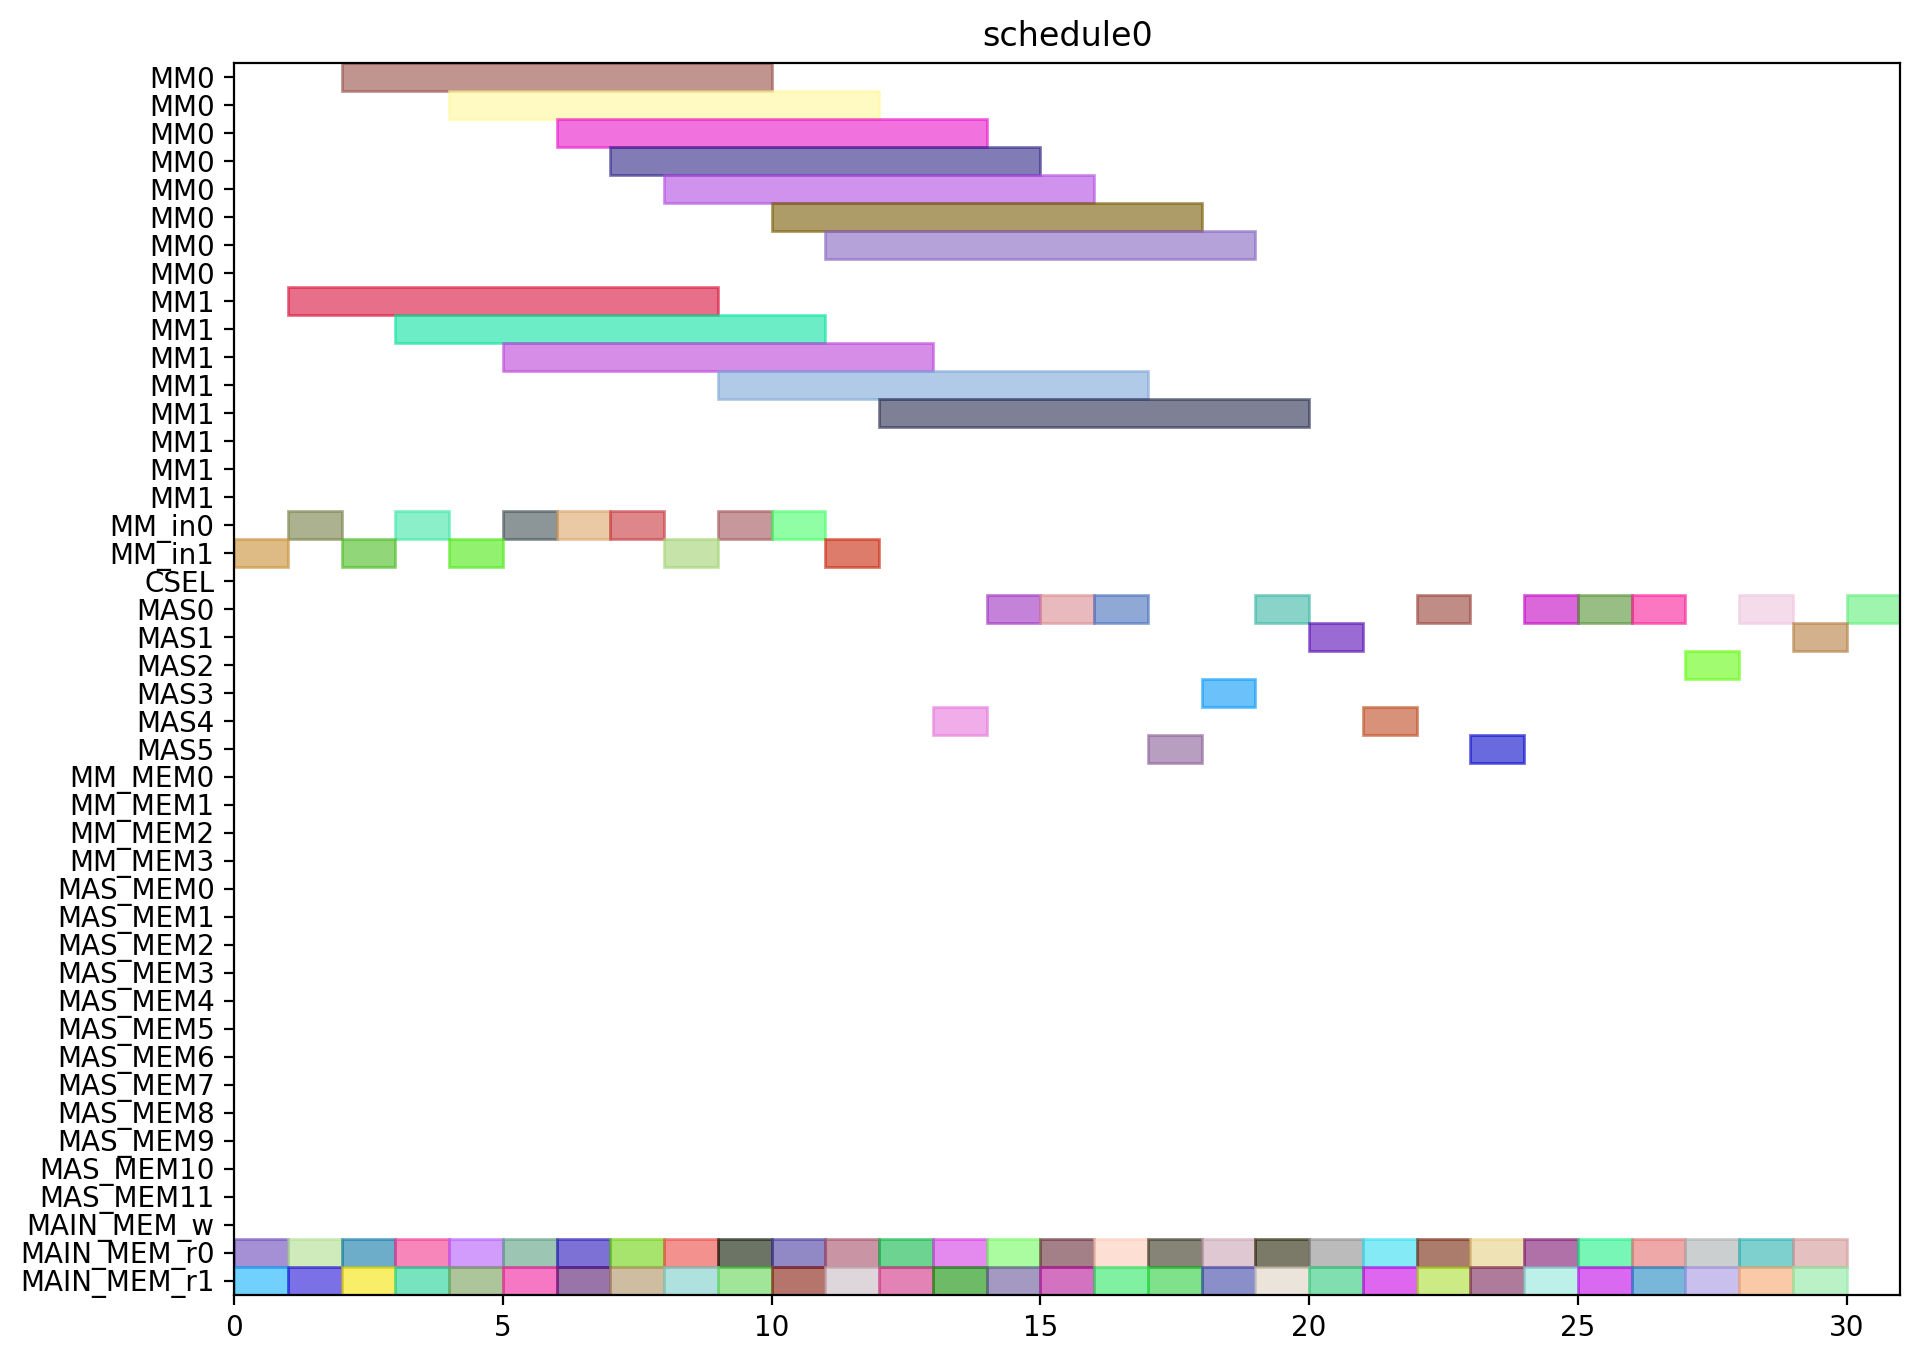

Source code (Python):
from pyschedule import Scenario, solvers, plotters, alt


def solve():
	horizon = 120
	S = Scenario("schedule0", horizon=horizon)

	# resource
	MM = S.Resources('MM', num=2, size=8)
	MM_in = S.Resources('MM_in', num=2)
	CSEL = S.Resource('CSEL')
	MAS = S.Resources('MAS', num=6, size=1, periods=range(1, horizon))
	MM_MEM = S.Resources('MM_MEM', num=4)
	MAS_MEM = S.Resources('MAS_MEM', num=12)
	MAIN_MEM_w = S.Resource('MAIN_MEM_w', size=1)
	MAIN_MEM_r = S.Resources('MAIN_MEM_r', num=2)

	# result of previous scheduling

	# new tasks
	c_t0_t0_t0 = S.Task('c_t0_t0_t0', length=8, delay_cost=1)
	c_t0_t0_t0 += alt(MM)
	c_t0_t0_t0_in = S.Task('c_t0_t0_t0_in', length=1, delay_cost=1)
	c_t0_t0_t0_in += alt(MM_in)
	S += c_t0_t0_t0_in*MM_in[0]<=c_t0_t0_t0*MM[0]
	S += c_t0_t0_t0_in*MM_in[1]<=c_t0_t0_t0*MM[1]
	c_t0_t0_t0_mem0 = S.Task('c_t0_t0_t0_mem0', length=1, delay_cost=1)
	c_t0_t0_t0_mem0 += MAIN_MEM_r[0]
	S += c_t0_t0_t0_mem0 <= c_t0_t0_t0

	c_t0_t0_t0_mem1 = S.Task('c_t0_t0_t0_mem1', length=1, delay_cost=1)
	c_t0_t0_t0_mem1 += MAIN_MEM_r[1]
	S += c_t0_t0_t0_mem1 <= c_t0_t0_t0

	c_t0_t0_t1 = S.Task('c_t0_t0_t1', length=8, delay_cost=1)
	c_t0_t0_t1 += alt(MM)
	c_t0_t0_t1_in = S.Task('c_t0_t0_t1_in', length=1, delay_cost=1)
	c_t0_t0_t1_in += alt(MM_in)
	S += c_t0_t0_t1_in*MM_in[0]<=c_t0_t0_t1*MM[0]
	S += c_t0_t0_t1_in*MM_in[1]<=c_t0_t0_t1*MM[1]
	c_t0_t0_t1_mem0 = S.Task('c_t0_t0_t1_mem0', length=1, delay_cost=1)
	c_t0_t0_t1_mem0 += MAIN_MEM_r[0]
	S += c_t0_t0_t1_mem0 <= c_t0_t0_t1

	c_t0_t0_t1_mem1 = S.Task('c_t0_t0_t1_mem1', length=1, delay_cost=1)
	c_t0_t0_t1_mem1 += MAIN_MEM_r[1]
	S += c_t0_t0_t1_mem1 <= c_t0_t0_t1

	c_t0_t0_t2 = S.Task('c_t0_t0_t2', length=1, delay_cost=1)
	c_t0_t0_t2 += alt(MAS)
	c_t0_t0_t2_mem0 = S.Task('c_t0_t0_t2_mem0', length=1, delay_cost=1)
	c_t0_t0_t2_mem0 += MAIN_MEM_r[0]
	S += c_t0_t0_t2_mem0 <= c_t0_t0_t2

	c_t0_t0_t2_mem1 = S.Task('c_t0_t0_t2_mem1', length=1, delay_cost=1)
	c_t0_t0_t2_mem1 += MAIN_MEM_r[1]
	S += c_t0_t0_t2_mem1 <= c_t0_t0_t2

	c_t0_t0_t3 = S.Task('c_t0_t0_t3', length=1, delay_cost=1)
	c_t0_t0_t3 += alt(MAS)
	c_t0_t0_t3_mem0 = S.Task('c_t0_t0_t3_mem0', length=1, delay_cost=1)
	c_t0_t0_t3_mem0 += MAIN_MEM_r[0]
	S += c_t0_t0_t3_mem0 <= c_t0_t0_t3

	c_t0_t0_t3_mem1 = S.Task('c_t0_t0_t3_mem1', length=1, delay_cost=1)
	c_t0_t0_t3_mem1 += MAIN_MEM_r[1]
	S += c_t0_t0_t3_mem1 <= c_t0_t0_t3

	c_t0_t1_t0 = S.Task('c_t0_t1_t0', length=8, delay_cost=1)
	c_t0_t1_t0 += alt(MM)
	c_t0_t1_t0_in = S.Task('c_t0_t1_t0_in', length=1, delay_cost=1)
	c_t0_t1_t0_in += alt(MM_in)
	S += c_t0_t1_t0_in*MM_in[0]<=c_t0_t1_t0*MM[0]
	S += c_t0_t1_t0_in*MM_in[1]<=c_t0_t1_t0*MM[1]
	c_t0_t1_t0_mem0 = S.Task('c_t0_t1_t0_mem0', length=1, delay_cost=1)
	c_t0_t1_t0_mem0 += MAIN_MEM_r[0]
	S += c_t0_t1_t0_mem0 <= c_t0_t1_t0

	c_t0_t1_t0_mem1 = S.Task('c_t0_t1_t0_mem1', length=1, delay_cost=1)
	c_t0_t1_t0_mem1 += MAIN_MEM_r[1]
	S += c_t0_t1_t0_mem1 <= c_t0_t1_t0

	c_t0_t1_t1 = S.Task('c_t0_t1_t1', length=8, delay_cost=1)
	c_t0_t1_t1 += alt(MM)
	c_t0_t1_t1_in = S.Task('c_t0_t1_t1_in', length=1, delay_cost=1)
	c_t0_t1_t1_in += alt(MM_in)
	S += c_t0_t1_t1_in*MM_in[0]<=c_t0_t1_t1*MM[0]
	S += c_t0_t1_t1_in*MM_in[1]<=c_t0_t1_t1*MM[1]
	c_t0_t1_t1_mem0 = S.Task('c_t0_t1_t1_mem0', length=1, delay_cost=1)
	c_t0_t1_t1_mem0 += MAIN_MEM_r[0]
	S += c_t0_t1_t1_mem0 <= c_t0_t1_t1

	c_t0_t1_t1_mem1 = S.Task('c_t0_t1_t1_mem1', length=1, delay_cost=1)
	c_t0_t1_t1_mem1 += MAIN_MEM_r[1]
	S += c_t0_t1_t1_mem1 <= c_t0_t1_t1

	c_t0_t1_t2 = S.Task('c_t0_t1_t2', length=1, delay_cost=1)
	c_t0_t1_t2 += alt(MAS)
	c_t0_t1_t2_mem0 = S.Task('c_t0_t1_t2_mem0', length=1, delay_cost=1)
	c_t0_t1_t2_mem0 += MAIN_MEM_r[0]
	S += c_t0_t1_t2_mem0 <= c_t0_t1_t2

	c_t0_t1_t2_mem1 = S.Task('c_t0_t1_t2_mem1', length=1, delay_cost=1)
	c_t0_t1_t2_mem1 += MAIN_MEM_r[1]
	S += c_t0_t1_t2_mem1 <= c_t0_t1_t2

	c_t0_t1_t3 = S.Task('c_t0_t1_t3', length=1, delay_cost=1)
	c_t0_t1_t3 += alt(MAS)
	c_t0_t1_t3_mem0 = S.Task('c_t0_t1_t3_mem0', length=1, delay_cost=1)
	c_t0_t1_t3_mem0 += MAIN_MEM_r[0]
	S += c_t0_t1_t3_mem0 <= c_t0_t1_t3

	c_t0_t1_t3_mem1 = S.Task('c_t0_t1_t3_mem1', length=1, delay_cost=1)
	c_t0_t1_t3_mem1 += MAIN_MEM_r[1]
	S += c_t0_t1_t3_mem1 <= c_t0_t1_t3

	c_t0_t20 = S.Task('c_t0_t20', length=1, delay_cost=1)
	c_t0_t20 += alt(MAS)
	c_t0_t20_mem0 = S.Task('c_t0_t20_mem0', length=1, delay_cost=1)
	c_t0_t20_mem0 += MAIN_MEM_r[0]
	S += c_t0_t20_mem0 <= c_t0_t20

	c_t0_t20_mem1 = S.Task('c_t0_t20_mem1', length=1, delay_cost=1)
	c_t0_t20_mem1 += MAIN_MEM_r[1]
	S += c_t0_t20_mem1 <= c_t0_t20

	c_t0_t21 = S.Task('c_t0_t21', length=1, delay_cost=1)
	c_t0_t21 += alt(MAS)
	c_t0_t21_mem0 = S.Task('c_t0_t21_mem0', length=1, delay_cost=1)
	c_t0_t21_mem0 += MAIN_MEM_r[0]
	S += c_t0_t21_mem0 <= c_t0_t21

	c_t0_t21_mem1 = S.Task('c_t0_t21_mem1', length=1, delay_cost=1)
	c_t0_t21_mem1 += MAIN_MEM_r[1]
	S += c_t0_t21_mem1 <= c_t0_t21

	c_t0_t30 = S.Task('c_t0_t30', length=1, delay_cost=1)
	c_t0_t30 += alt(MAS)
	c_t0_t30_mem0 = S.Task('c_t0_t30_mem0', length=1, delay_cost=1)
	c_t0_t30_mem0 += MAIN_MEM_r[0]
	S += c_t0_t30_mem0 <= c_t0_t30

	c_t0_t30_mem1 = S.Task('c_t0_t30_mem1', length=1, delay_cost=1)
	c_t0_t30_mem1 += MAIN_MEM_r[1]
	S += c_t0_t30_mem1 <= c_t0_t30

	c_t0_t31 = S.Task('c_t0_t31', length=1, delay_cost=1)
	c_t0_t31 += alt(MAS)
	c_t0_t31_mem0 = S.Task('c_t0_t31_mem0', length=1, delay_cost=1)
	c_t0_t31_mem0 += MAIN_MEM_r[0]
	S += c_t0_t31_mem0 <= c_t0_t31

	c_t0_t31_mem1 = S.Task('c_t0_t31_mem1', length=1, delay_cost=1)
	c_t0_t31_mem1 += MAIN_MEM_r[1]
	S += c_t0_t31_mem1 <= c_t0_t31

	c_t1_t0_t0 = S.Task('c_t1_t0_t0', length=8, delay_cost=1)
	c_t1_t0_t0 += alt(MM)
	c_t1_t0_t0_in = S.Task('c_t1_t0_t0_in', length=1, delay_cost=1)
	c_t1_t0_t0_in += alt(MM_in)
	S += c_t1_t0_t0_in*MM_in[0]<=c_t1_t0_t0*MM[0]
	S += c_t1_t0_t0_in*MM_in[1]<=c_t1_t0_t0*MM[1]
	c_t1_t0_t0_mem0 = S.Task('c_t1_t0_t0_mem0', length=1, delay_cost=1)
	c_t1_t0_t0_mem0 += MAIN_MEM_r[0]
	S += c_t1_t0_t0_mem0 <= c_t1_t0_t0

	c_t1_t0_t0_mem1 = S.Task('c_t1_t0_t0_mem1', length=1, delay_cost=1)
	c_t1_t0_t0_mem1 += MAIN_MEM_r[1]
	S += c_t1_t0_t0_mem1 <= c_t1_t0_t0

	c_t1_t0_t1 = S.Task('c_t1_t0_t1', length=8, delay_cost=1)
	c_t1_t0_t1 += alt(MM)
	c_t1_t0_t1_in = S.Task('c_t1_t0_t1_in', length=1, delay_cost=1)
	c_t1_t0_t1_in += alt(MM_in)
	S += c_t1_t0_t1_in*MM_in[0]<=c_t1_t0_t1*MM[0]
	S += c_t1_t0_t1_in*MM_in[1]<=c_t1_t0_t1*MM[1]
	c_t1_t0_t1_mem0 = S.Task('c_t1_t0_t1_mem0', length=1, delay_cost=1)
	c_t1_t0_t1_mem0 += MAIN_MEM_r[0]
	S += c_t1_t0_t1_mem0 <= c_t1_t0_t1

	c_t1_t0_t1_mem1 = S.Task('c_t1_t0_t1_mem1', length=1, delay_cost=1)
	c_t1_t0_t1_mem1 += MAIN_MEM_r[1]
	S += c_t1_t0_t1_mem1 <= c_t1_t0_t1

	c_t1_t0_t2 = S.Task('c_t1_t0_t2', length=1, delay_cost=1)
	c_t1_t0_t2 += alt(MAS)
	c_t1_t0_t2_mem0 = S.Task('c_t1_t0_t2_mem0', length=1, delay_cost=1)
	c_t1_t0_t2_mem0 += MAIN_MEM_r[0]
	S += c_t1_t0_t2_mem0 <= c_t1_t0_t2

	c_t1_t0_t2_mem1 = S.Task('c_t1_t0_t2_mem1', length=1, delay_cost=1)
	c_t1_t0_t2_mem1 += MAIN_MEM_r[1]
	S += c_t1_t0_t2_mem1 <= c_t1_t0_t2

	c_t1_t0_t3 = S.Task('c_t1_t0_t3', length=1, delay_cost=1)
	c_t1_t0_t3 += alt(MAS)
	c_t1_t0_t3_mem0 = S.Task('c_t1_t0_t3_mem0', length=1, delay_cost=1)
	c_t1_t0_t3_mem0 += MAIN_MEM_r[0]
	S += c_t1_t0_t3_mem0 <= c_t1_t0_t3

	c_t1_t0_t3_mem1 = S.Task('c_t1_t0_t3_mem1', length=1, delay_cost=1)
	c_t1_t0_t3_mem1 += MAIN_MEM_r[1]
	S += c_t1_t0_t3_mem1 <= c_t1_t0_t3

	c_t1_t1_t0 = S.Task('c_t1_t1_t0', length=8, delay_cost=1)
	c_t1_t1_t0 += alt(MM)
	c_t1_t1_t0_in = S.Task('c_t1_t1_t0_in', length=1, delay_cost=1)
	c_t1_t1_t0_in += alt(MM_in)
	S += c_t1_t1_t0_in*MM_in[0]<=c_t1_t1_t0*MM[0]
	S += c_t1_t1_t0_in*MM_in[1]<=c_t1_t1_t0*MM[1]
	c_t1_t1_t0_mem0 = S.Task('c_t1_t1_t0_mem0', length=1, delay_cost=1)
	c_t1_t1_t0_mem0 += MAIN_MEM_r[0]
	S += c_t1_t1_t0_mem0 <= c_t1_t1_t0

	c_t1_t1_t0_mem1 = S.Task('c_t1_t1_t0_mem1', length=1, delay_cost=1)
	c_t1_t1_t0_mem1 += MAIN_MEM_r[1]
	S += c_t1_t1_t0_mem1 <= c_t1_t1_t0

	c_t1_t1_t1 = S.Task('c_t1_t1_t1', length=8, delay_cost=1)
	c_t1_t1_t1 += alt(MM)
	c_t1_t1_t1_in = S.Task('c_t1_t1_t1_in', length=1, delay_cost=1)
	c_t1_t1_t1_in += alt(MM_in)
	S += c_t1_t1_t1_in*MM_in[0]<=c_t1_t1_t1*MM[0]
	S += c_t1_t1_t1_in*MM_in[1]<=c_t1_t1_t1*MM[1]
	c_t1_t1_t1_mem0 = S.Task('c_t1_t1_t1_mem0', length=1, delay_cost=1)
	c_t1_t1_t1_mem0 += MAIN_MEM_r[0]
	S += c_t1_t1_t1_mem0 <= c_t1_t1_t1

	c_t1_t1_t1_mem1 = S.Task('c_t1_t1_t1_mem1', length=1, delay_cost=1)
	c_t1_t1_t1_mem1 += MAIN_MEM_r[1]
	S += c_t1_t1_t1_mem1 <= c_t1_t1_t1

	c_t1_t1_t2 = S.Task('c_t1_t1_t2', length=1, delay_cost=1)
	c_t1_t1_t2 += alt(MAS)
	c_t1_t1_t2_mem0 = S.Task('c_t1_t1_t2_mem0', length=1, delay_cost=1)
	c_t1_t1_t2_mem0 += MAIN_MEM_r[0]
	S += c_t1_t1_t2_mem0 <= c_t1_t1_t2

	c_t1_t1_t2_mem1 = S.Task('c_t1_t1_t2_mem1', length=1, delay_cost=1)
	c_t1_t1_t2_mem1 += MAIN_MEM_r[1]
	S += c_t1_t1_t2_mem1 <= c_t1_t1_t2

	c_t1_t1_t3 = S.Task('c_t1_t1_t3', length=1, delay_cost=1)
	c_t1_t1_t3 += alt(MAS)
	c_t1_t1_t3_mem0 = S.Task('c_t1_t1_t3_mem0', length=1, delay_cost=1)
	c_t1_t1_t3_mem0 += MAIN_MEM_r[0]
	S += c_t1_t1_t3_mem0 <= c_t1_t1_t3

	c_t1_t1_t3_mem1 = S.Task('c_t1_t1_t3_mem1', length=1, delay_cost=1)
	c_t1_t1_t3_mem1 += MAIN_MEM_r[1]
	S += c_t1_t1_t3_mem1 <= c_t1_t1_t3

	c_t1_t20 = S.Task('c_t1_t20', length=1, delay_cost=1)
	c_t1_t20 += alt(MAS)
	c_t1_t20_mem0 = S.Task('c_t1_t20_mem0', length=1, delay_cost=1)
	c_t1_t20_mem0 += MAIN_MEM_r[0]
	S += c_t1_t20_mem0 <= c_t1_t20

	c_t1_t20_mem1 = S.Task('c_t1_t20_mem1', length=1, delay_cost=1)
	c_t1_t20_mem1 += MAIN_MEM_r[1]
	S += c_t1_t20_mem1 <= c_t1_t20

	c_t1_t21 = S.Task('c_t1_t21', length=1, delay_cost=1)
	c_t1_t21 += alt(MAS)
	c_t1_t21_mem0 = S.Task('c_t1_t21_mem0', length=1, delay_cost=1)
	c_t1_t21_mem0 += MAIN_MEM_r[0]
	S += c_t1_t21_mem0 <= c_t1_t21

	c_t1_t21_mem1 = S.Task('c_t1_t21_mem1', length=1, delay_cost=1)
	c_t1_t21_mem1 += MAIN_MEM_r[1]
	S += c_t1_t21_mem1 <= c_t1_t21

	c_t1_t30 = S.Task('c_t1_t30', length=1, delay_cost=1)
	c_t1_t30 += alt(MAS)
	c_t1_t30_mem0 = S.Task('c_t1_t30_mem0', length=1, delay_cost=1)
	c_t1_t30_mem0 += MAIN_MEM_r[0]
	S += c_t1_t30_mem0 <= c_t1_t30

	c_t1_t30_mem1 = S.Task('c_t1_t30_mem1', length=1, delay_cost=1)
	c_t1_t30_mem1 += MAIN_MEM_r[1]
	S += c_t1_t30_mem1 <= c_t1_t30

	c_t1_t31 = S.Task('c_t1_t31', length=1, delay_cost=1)
	c_t1_t31 += alt(MAS)
	c_t1_t31_mem0 = S.Task('c_t1_t31_mem0', length=1, delay_cost=1)
	c_t1_t31_mem0 += MAIN_MEM_r[0]
	S += c_t1_t31_mem0 <= c_t1_t31

	c_t1_t31_mem1 = S.Task('c_t1_t31_mem1', length=1, delay_cost=1)
	c_t1_t31_mem1 += MAIN_MEM_r[1]
	S += c_t1_t31_mem1 <= c_t1_t31

	c_t2_t0_t0 = S.Task('c_t2_t0_t0', length=8, delay_cost=1)
	c_t2_t0_t0 += alt(MM)
	c_t2_t0_t0_in = S.Task('c_t2_t0_t0_in', length=1, delay_cost=1)
	c_t2_t0_t0_in += alt(MM_in)
	S += c_t2_t0_t0_in*MM_in[0]<=c_t2_t0_t0*MM[0]
	S += c_t2_t0_t0_in*MM_in[1]<=c_t2_t0_t0*MM[1]
	c_t2_t0_t0_mem0 = S.Task('c_t2_t0_t0_mem0', length=1, delay_cost=1)
	c_t2_t0_t0_mem0 += MAIN_MEM_r[0]
	S += c_t2_t0_t0_mem0 <= c_t2_t0_t0

	c_t2_t0_t0_mem1 = S.Task('c_t2_t0_t0_mem1', length=1, delay_cost=1)
	c_t2_t0_t0_mem1 += MAIN_MEM_r[1]
	S += c_t2_t0_t0_mem1 <= c_t2_t0_t0

	c_t2_t0_t1 = S.Task('c_t2_t0_t1', length=8, delay_cost=1)
	c_t2_t0_t1 += alt(MM)
	c_t2_t0_t1_in = S.Task('c_t2_t0_t1_in', length=1, delay_cost=1)
	c_t2_t0_t1_in += alt(MM_in)
	S += c_t2_t0_t1_in*MM_in[0]<=c_t2_t0_t1*MM[0]
	S += c_t2_t0_t1_in*MM_in[1]<=c_t2_t0_t1*MM[1]
	c_t2_t0_t1_mem0 = S.Task('c_t2_t0_t1_mem0', length=1, delay_cost=1)
	c_t2_t0_t1_mem0 += MAIN_MEM_r[0]
	S += c_t2_t0_t1_mem0 <= c_t2_t0_t1

	c_t2_t0_t1_mem1 = S.Task('c_t2_t0_t1_mem1', length=1, delay_cost=1)
	c_t2_t0_t1_mem1 += MAIN_MEM_r[1]
	S += c_t2_t0_t1_mem1 <= c_t2_t0_t1

	c_t2_t0_t2 = S.Task('c_t2_t0_t2', length=1, delay_cost=1)
	c_t2_t0_t2 += alt(MAS)
	c_t2_t0_t2_mem0 = S.Task('c_t2_t0_t2_mem0', length=1, delay_cost=1)
	c_t2_t0_t2_mem0 += MAIN_MEM_r[0]
	S += c_t2_t0_t2_mem0 <= c_t2_t0_t2

	c_t2_t0_t2_mem1 = S.Task('c_t2_t0_t2_mem1', length=1, delay_cost=1)
	c_t2_t0_t2_mem1 += MAIN_MEM_r[1]
	S += c_t2_t0_t2_mem1 <= c_t2_t0_t2

	c_t2_t0_t3 = S.Task('c_t2_t0_t3', length=1, delay_cost=1)
	c_t2_t0_t3 += alt(MAS)
	c_t2_t0_t3_mem0 = S.Task('c_t2_t0_t3_mem0', length=1, delay_cost=1)
	c_t2_t0_t3_mem0 += MAIN_MEM_r[0]
	S += c_t2_t0_t3_mem0 <= c_t2_t0_t3

	c_t2_t0_t3_mem1 = S.Task('c_t2_t0_t3_mem1', length=1, delay_cost=1)
	c_t2_t0_t3_mem1 += MAIN_MEM_r[1]
	S += c_t2_t0_t3_mem1 <= c_t2_t0_t3

	c_t2_t1_t0 = S.Task('c_t2_t1_t0', length=8, delay_cost=1)
	c_t2_t1_t0 += alt(MM)
	c_t2_t1_t0_in = S.Task('c_t2_t1_t0_in', length=1, delay_cost=1)
	c_t2_t1_t0_in += alt(MM_in)
	S += c_t2_t1_t0_in*MM_in[0]<=c_t2_t1_t0*MM[0]
	S += c_t2_t1_t0_in*MM_in[1]<=c_t2_t1_t0*MM[1]
	c_t2_t1_t0_mem0 = S.Task('c_t2_t1_t0_mem0', length=1, delay_cost=1)
	c_t2_t1_t0_mem0 += MAIN_MEM_r[0]
	S += c_t2_t1_t0_mem0 <= c_t2_t1_t0

	c_t2_t1_t0_mem1 = S.Task('c_t2_t1_t0_mem1', length=1, delay_cost=1)
	c_t2_t1_t0_mem1 += MAIN_MEM_r[1]
	S += c_t2_t1_t0_mem1 <= c_t2_t1_t0

	c_t2_t1_t1 = S.Task('c_t2_t1_t1', length=8, delay_cost=1)
	c_t2_t1_t1 += alt(MM)
	c_t2_t1_t1_in = S.Task('c_t2_t1_t1_in', length=1, delay_cost=1)
	c_t2_t1_t1_in += alt(MM_in)
	S += c_t2_t1_t1_in*MM_in[0]<=c_t2_t1_t1*MM[0]
	S += c_t2_t1_t1_in*MM_in[1]<=c_t2_t1_t1*MM[1]
	c_t2_t1_t1_mem0 = S.Task('c_t2_t1_t1_mem0', length=1, delay_cost=1)
	c_t2_t1_t1_mem0 += MAIN_MEM_r[0]
	S += c_t2_t1_t1_mem0 <= c_t2_t1_t1

	c_t2_t1_t1_mem1 = S.Task('c_t2_t1_t1_mem1', length=1, delay_cost=1)
	c_t2_t1_t1_mem1 += MAIN_MEM_r[1]
	S += c_t2_t1_t1_mem1 <= c_t2_t1_t1

	solvers.mip.solve(S,msg=1,kind='CPLEX',ratio_gap=1.01)

	solution = [['hoge']*len(S.solution()[1]) for i in range(len(S.solution()))]
	for i in range(len(S.solution())):
		for j in range(len(S.solution()[i])):
			solution[i][j]=str(S.solution()[i][j])
	print(solution)

	cycles = int(solution[-1][3])

	pic_file_name = "/home/mfukuda/ABE/multiRAM_multiMAS_16mux/scheduling_result/stage8MM2_stage1MAS6/MUL/schedule0.png"
	if(S.solution() != []):
		plotters.matplotlib.plot(S,img_filename=pic_file_name, show_task_labels=False, fig_size=(cycles*0.25+3, 8))

	return solution
